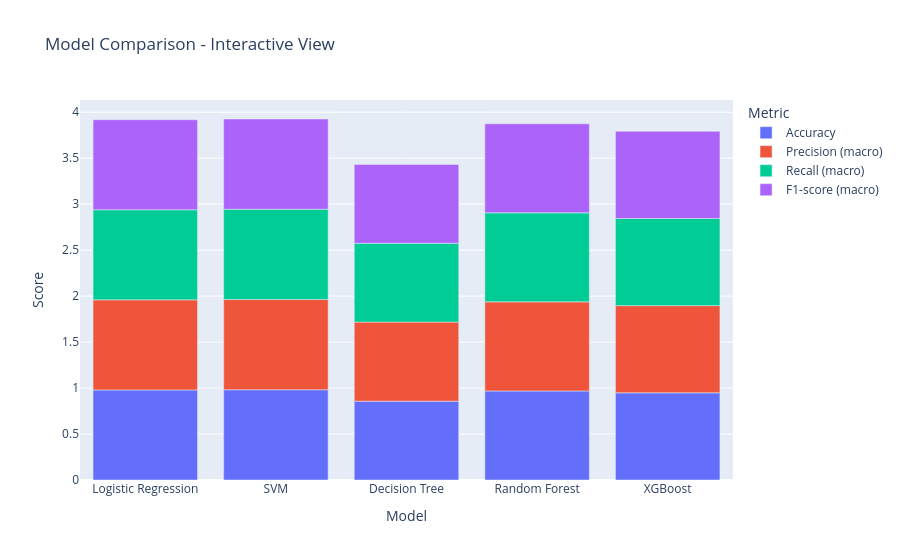

This figure's notebook cell:
### Markdown cell above
## Interactive Plot with Plotly

### Code cell
import plotly.express as px

fig = px.bar(performance_df.melt(id_vars='Model'),
             x='Model', y='value', color='variable',
             title="Model Comparison - Interactive View",
             labels={'value': 'Score', 'variable': 'Metric'})
fig.show()

### Figure 1 — Plotly figure (JSON) as saved in the notebook; plotly's stock layout.template omitted (floating-point values rounded to 4 significant figures)
{"data": [{"hovertemplate": "Metric=Accuracy<br>Model=%{x}<br>Score=%{y}<extra></extra>", "legendgroup": "Accuracy", "marker": {"color": "#636efa", "pattern": {"shape": ""}}, "name": "Accuracy", "orientation": "v", "showlegend": true, "textposition": "auto", "type": "bar", "x": ["Logistic Regression", "SVM", "Decision Tree", "Random Forest", "XGBoost"], "xaxis": "x", "y": [0.9796, 0.9815, 0.8574, 0.9685, 0.9481], "yaxis": "y"}, {"hovertemplate": "Metric=Precision (macro)<br>Model=%{x}<br>Score=%{y}<extra></extra>", "legendgroup": "Precision (macro)", "marker": {"color": "#EF553B", "pattern": {"shape": ""}}, "name": "Precision (macro)", "orientation": "v", "showlegend": true, "textposition": "auto", "type": "bar", "x": ["Logistic Regression", "SVM", "Decision Tree", "Random Forest", "XGBoost"], "xaxis": "x", "y": [0.9797, 0.9819, 0.8603, 0.9689, 0.9482], "yaxis": "y"}, {"hovertemplate": "Metric=Recall (macro)<br>Model=%{x}<br>Score=%{y}<extra></extra>", "legendgroup": "Recall (macro)", "marker": {"color": "#00cc96", "pattern": {"shape": ""}}, "name": "Recall (macro)", "orientation": "v", "showlegend": true, "textposition": "auto", "type": "bar", "x": ["Logistic Regression", "SVM", "Decision Tree", "Random Forest", "XGBoost"], "xaxis": "x", "y": [0.9795, 0.9813, 0.857, 0.9682, 0.948], "yaxis": "y"}, {"hovertemplate": "Metric=F1-score (macro)<br>Model=%{x}<br>Score=%{y}<extra></extra>", "legendgroup": "F1-score (macro)", "marker": {"color": "#ab63fa", "pattern": {"shape": ""}}, "name": "F1-score (macro)", "orientation": "v", "showlegend": true, "textposition": "auto", "type": "bar", "x": ["Logistic Regression", "SVM", "Decision Tree", "Random Forest", "XGBoost"], "xaxis": "x", "y": [0.9796, 0.9814, 0.8575, 0.9683, 0.9478], "yaxis": "y"}], "layout": {"barmode": "relative", "legend": {"title": {"text": "Metric"}, "tracegroupgap": 0}, "title": {"text": "Model Comparison - Interactive View"}, "xaxis": {"anchor": "y", "domain": [0, 1], "title": {"text": "Model"}}, "yaxis": {"anchor": "x", "domain": [0, 1], "title": {"text": "Score"}}}}
